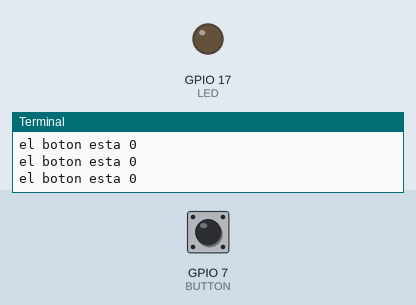
Simulated run of this program. Board: Raspberry Pi (BCM pin numbers). Parts: output pins drawn as LEDs (lit = HIGH), the last lines printed to the terminal. Inputs (shaded band) come from the test bench; at power-on: GPIO 7 (BUTTON) LOW.

Above: at 1.2 s.
1.3 s: GPIO 7 (BUTTON) pulled HIGH for 0.15 s
At 1.4 s:
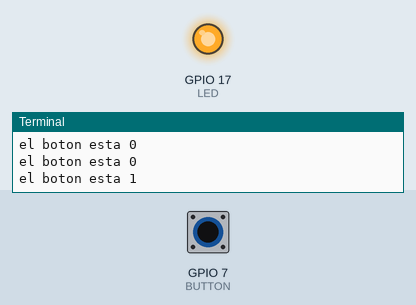
3.0 s: GPIO 7 (BUTTON) pulled HIGH for 3.2 s
At 6.8 s:
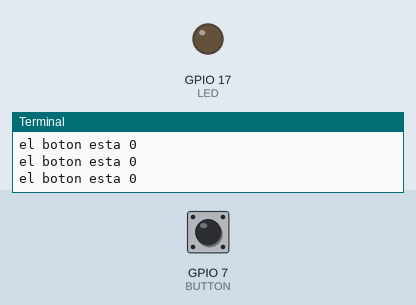
Timing chart, 0 to 8.3 s (numbered marks = the images above; inputs shaded):
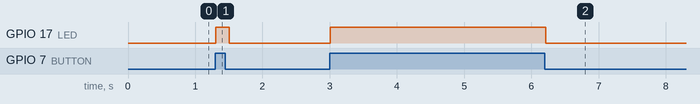

The program:

Ejemplo_input_encuesta.py
```python
import RPi.GPIO as GPIO
import time

# Asignando pines a variables
LED = 17
BUTTON = 7
# Ponemos en modo BCM para contar los pines
GPIO.setmode(GPIO.BCM)

# Configuramos las entradas y salidas
GPIO.setup(LED, GPIO.OUT, initial=1)
GPIO.setup(BUTTON, GPIO.IN, pull_up_down=GPIO.PUD_DOWN)  # Hacemos un pull down para poner un 0 por defecto (sin pulsar)

# Encendemos el LED poniendole un uno
GPIO.output(LED,1)

# Leemos el estado del boton y lo sacamos por pantalla
# Si esta activado ponemos un uno.

# Lo hacemos por polling, por encuesta
while True:
    state = GPIO.input(BUTTON)
    GPIO.output(LED,state)
    print("el boton esta {}".format(state))
    time.sleep(0.1)
```

Measured:
- after the input at 1.3 s, GPIO 17 (LED): LOW → HIGH at once, → LOW 0.20 s later
- after the input at 3.0 s, GPIO 17 (LED): LOW → HIGH at once, → LOW 3.2 s later
